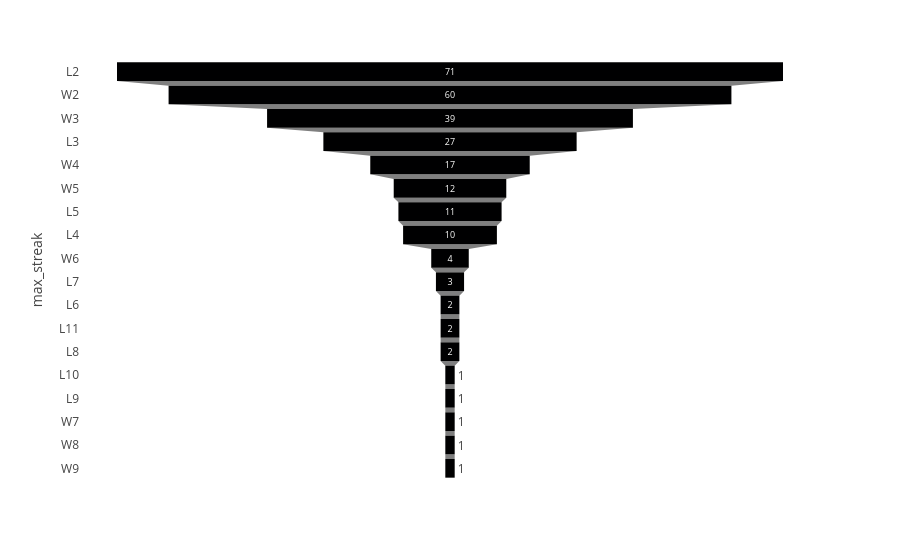

Notebook source saved alongside this figure:
### Code cell
st.table(confusion_matrix)

### Figure 1 — Plotly figure (JSON) as saved in the notebook; plotly's stock layout.template omitted (floating-point values rounded to 4 significant figures)
{"data": [{"hovertemplate": "number=%{x}<br>max_streak=%{y}<extra></extra>", "legendgroup": "", "marker": {"color": "#000001"}, "name": "", "orientation": "h", "showlegend": false, "type": "funnel", "x": [71, 60, 39, 27, 17, 12, 11, 10, 4, 3, 2, 2, 2, 1, 1, 1, 1, 1], "xaxis": "x", "y": ["L2", "W2", "W3", "L3", "W4", "W5", "L5", "L4", "W6", "L7", "L6", "L11", "L8", "L10", "L9", "W7", "W8", "W9"], "yaxis": "y"}], "layout": {"legend": {"tracegroupgap": 0}, "margin": {"t": 60}, "xaxis": {"anchor": "y", "domain": [0, 1], "title": {"text": "number"}}, "yaxis": {"anchor": "x", "domain": [0, 1], "title": {"text": "max_streak"}}}}
